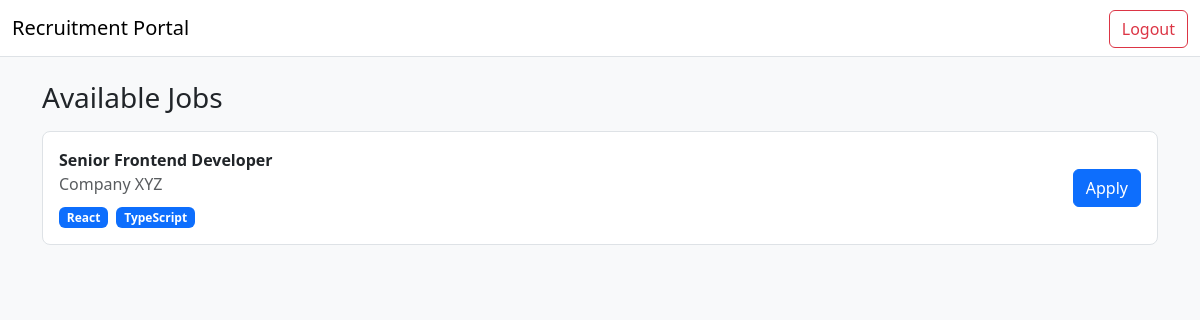
Page /jobs on the committed database.
### app.py (models this page shows)
class Job(db.Model):
    id = db.Column(db.Integer, primary_key=True)
    title = db.Column(db.String(200), nullable=False)
    company = db.Column(db.String(200), nullable=False)
    tags = db.Column(db.String(200), default='')
    description = db.Column(db.Text, default='')  # JD text

### app.py (the view)
@app.route('/jobs')
def public_jobs():
    jobs = Job.query.all()
    return render_template('jobs_public.html', jobs=jobs)

### templates/jobs_public.html (shortened to what this page needs)
<!doctype html>
<html>
  <head>
    <link href="https://cdn.jsdelivr.net/npm/bootstrap@5.3.3/dist/css/bootstrap.min.css" rel="stylesheet" />
  </head>
  <body class="bg-light">
    <nav class="navbar navbar-light bg-white border-bottom">
      <div class="container-fluid">
        <a class="navbar-brand" href="{{ url_for('index') }}">Recruitment Portal</a>
        <div class="mt-auto">
          <a class="btn btn-outline-danger w-100" href="{{ url_for('logout') }}">Logout</a>
        </div>
      </div>
    </nav>
    <div class="container py-4">
      <h3 class="mb-3">Available Jobs</h3>
      {% for j in jobs %}
      <div class="d-flex justify-content-between align-items-center border rounded-3 p-3 mb-3 bg-white">
        <div>
          <div class="fw-semibold">{{ j.title }}</div>
          <div class="text-muted">{{ j.company }}</div>
          <div class="mt-2">
            {% for tag in (j.tags or '').split(',') if tag %}
            <span class="badge text-bg-primary me-1">{{ tag }}</span>
            {% endfor %}
          </div>
        </div>
        <a class="btn btn-primary" href="{{ url_for('apply', job_id=j.id) }}">Apply</a>
      </div>
      {% else %}
      <div class="text-muted">No jobs available.</div>
      {% endfor %}
    </div>
  </body>
  </html>

### rows in the picture
Job: title "Senior Frontend Developer", company "Company XYZ", tag "React" "TypeScript"
